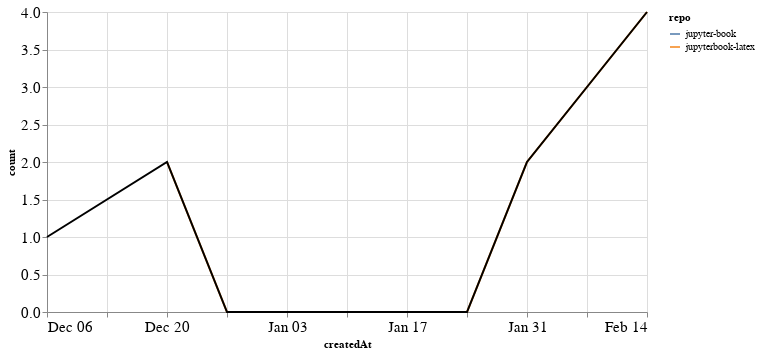

The cell this chart's notebook holds for it:
### Markdown cell above
### PRs

### Code cell
prs_time = prs.groupby('repo').resample('W', on='createdAt').count()['author'].reset_index()
prs_time = prs_time.rename(columns={'author': 'count'})
prs_time_total = prs_time.groupby('createdAt').agg({"count": "sum"}).reset_index()

ch1 = alt.Chart(prs_time, width=600).mark_line().encode(
    x='createdAt',
    y='count',
    color='repo',
    tooltip="repo"
)

ch2 = alt.Chart(prs_time_total, width=600).mark_line(color="black").encode(
    x='createdAt',
    y='count',
)

ch1 + ch2

### Figure 1 — Vega-Lite specification as saved in the notebook (floating-point values rounded to 4 significant figures)
{"config": {"axisLeft": {"labelFontSize": 15}, "axisBottom": {"labelFontSize": 15}}, "layer": [{"data": {"name": "data-598f90349dc35fae2ce84a9894798fd4"}, "mark": "line", "encoding": {"color": {"type": "nominal", "field": "repo"}, "tooltip": {"type": "nominal", "field": "repo"}, "x": {"type": "temporal", "field": "createdAt"}, "y": {"type": "quantitative", "field": "count"}}, "width": 600}, {"data": {"name": "data-caea8efba90d7fde2472065094a86011"}, "mark": {"type": "line", "color": "black"}, "encoding": {"x": {"type": "temporal", "field": "createdAt"}, "y": {"type": "quantitative", "field": "count"}}, "width": 600}], "$schema": "https://vega.github.io/schema/vega-lite/v4.8.1.json", "datasets": {"data-598f90349dc35fae2ce84a9894798fd4": [{"repo": "jupyter-book", "createdAt": "2020-12-06T00:00:00", "count": 1}, {"repo": "jupyterbook-latex", "createdAt": "2020-12-20T00:00:00", "count": 2}, {"repo": "jupyterbook-latex", "createdAt": "2020-12-27T00:00:00", "count": 0}, {"repo": "jupyterbook-latex", "createdAt": "2021-01-03T00:00:00", "count": 0}, {"repo": "jupyterbook-latex", "createdAt": "2021-01-10T00:00:00", "count": 0}, {"repo": "jupyterbook-latex", "createdAt": "2021-01-17T00:00:00", "count": 0}, {"repo": "jupyterbook-latex", "createdAt": "2021-01-24T00:00:00", "count": 0}, {"repo": "jupyterbook-latex", "createdAt": "2021-01-31T00:00:00", "count": 2}, {"repo": "jupyterbook-latex", "createdAt": "2021-02-07T00:00:00", "count": 3}, {"repo": "jupyterbook-latex", "createdAt": "2021-02-14T00:00:00", "count": 4}], "data-caea8efba90d7fde2472065094a86011": [{"createdAt": "2020-12-06T00:00:00", "count": 1}, {"createdAt": "2020-12-20T00:00:00", "count": 2}, {"createdAt": "2020-12-27T00:00:00", "count": 0}, {"createdAt": "2021-01-03T00:00:00", "count": 0}, {"createdAt": "2021-01-10T00:00:00", "count": 0}, {"createdAt": "2021-01-17T00:00:00", "count": 0}, {"createdAt": "2021-01-24T00:00:00", "count": 0}, {"createdAt": "2021-01-31T00:00:00", "count": 2}, {"createdAt": "2021-02-07T00:00:00", "count": 3}, {"createdAt": "2021-02-14T00:00:00", "count": 4}]}}
